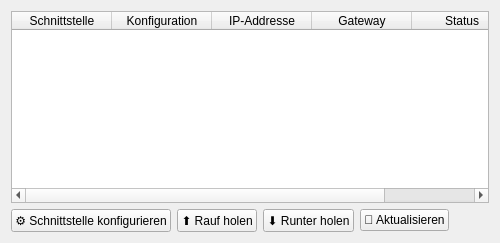
          <widget class="QWidget" name="interfaceConfigTab">
           <attribute name="title">
            <string>Schnittstellenkonfiguration</string>
           </attribute>
           <layout class="QVBoxLayout" name="verticalLayout_interfaceConfig">
            <item>
             <widget class="QTableWidget" name="interfaceConfigTable">
              <property name="columnCount">
               <number>5</number>
              </property>
              <property name="alternatingRowColors">
               <bool>true</bool>
              </property>
              <property name="selectionBehavior">
               <enum>QAbstractItemView::SelectRows</enum>
              </property>
              <column>
               <property name="text">
                <string>Schnittstelle</string>
               </property>
              </column>
              <column>
               <property name="text">
                <string>Konfiguration</string>
               </property>
              </column>
              <column>
               <property name="text">
                <string>IP-Addresse</string>
               </property>
              </column>
              <column>
               <property name="text">
                <string>Gateway</string>
               </property>
              </column>
              <column>
               <property name="text">
                <string>Status</string>
               </property>
              </column>
             </widget>
            </item>
            <item>
             <layout class="QHBoxLayout" name="horizontalLayout_interfaceConfig">
              <item>
               <widget class="QPushButton" name="configureInterfaceButton">
                <property name="text">
                 <string>⚙️ Schnittstelle konfigurieren</string>
                </property>
               </widget>
              </item>
              <item>
               <widget class="QPushButton" name="upInterfaceButton">
                <property name="text">
                 <string>⬆️ Rauf holen</string>
                </property>
               </widget>
              </item>
              <item>
               <widget class="QPushButton" name="downInterfaceButton">
                <property name="text">
                 <string>⬇️ Runter holen</string>
                </property>
               </widget>
              </item>
              <item>
               <widget class="QPushButton" name="refreshInterfaceConfigButton">
                <property name="text">
                 <string>🔄 Aktualisieren</string>
                </property>
               </widget>
              </item>
              <item>
               <spacer name="horizontalSpacer_interfaceConfig">
                <property name="orientation">
                 <enum>Qt::Orientation::Horizontal</enum>
                </property>
                <property name="sizeHint" stdset="0">
                 <size>
                  <width>40</width>
                  <height>20</height>
                 </size>
                </property>
               </spacer>
              </item>
             </layout>
            </item>
           </layout>
          </widget>
